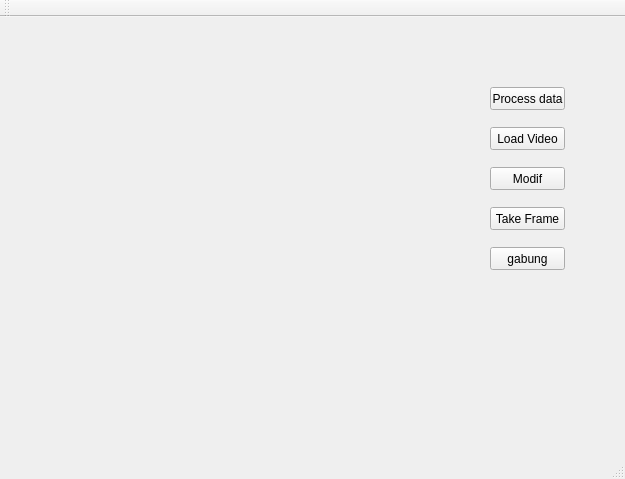
<?xml version="1.0" encoding="UTF-8"?>
<ui version="4.0">
 <class>MainWindow</class>
 <widget class="QMainWindow" name="MainWindow">
  <property name="geometry">
   <rect>
    <x>0</x>
    <y>0</y>
    <width>625</width>
    <height>479</height>
   </rect>
  </property>
  <property name="windowTitle">
   <string>MainWindow</string>
  </property>
  <widget class="QWidget" name="centralWidget">
   <widget class="QLabel" name="label">
    <property name="geometry">
     <rect>
      <x>50</x>
      <y>20</y>
      <width>381</width>
      <height>391</height>
     </rect>
    </property>
    <property name="autoFillBackground">
     <bool>true</bool>
    </property>
    <property name="text">
     <string/>
    </property>
    <property name="scaledContents">
     <bool>true</bool>
    </property>
   </widget>
   <widget class="QPushButton" name="pushButton">
    <property name="geometry">
     <rect>
      <x>490</x>
      <y>230</y>
      <width>75</width>
      <height>23</height>
     </rect>
    </property>
    <property name="text">
     <string>gabung</string>
    </property>
   </widget>
   <widget class="QPushButton" name="pushButton_2">
    <property name="geometry">
     <rect>
      <x>490</x>
      <y>150</y>
      <width>75</width>
      <height>23</height>
     </rect>
    </property>
    <property name="text">
     <string>Modif</string>
    </property>
   </widget>
   <widget class="QWidget" name="verticalLayoutWidget">
    <property name="geometry">
     <rect>
      <x>0</x>
      <y>0</y>
      <width>2</width>
      <height>2</height>
     </rect>
    </property>
    <layout class="QVBoxLayout" name="verticalLayout"/>
   </widget>
   <widget class="QPushButton" name="takeframe">
    <property name="geometry">
     <rect>
      <x>490</x>
      <y>190</y>
      <width>75</width>
      <height>23</height>
     </rect>
    </property>
    <property name="text">
     <string>Take Frame</string>
    </property>
   </widget>
   <widget class="QPushButton" name="loadvideo">
    <property name="geometry">
     <rect>
      <x>490</x>
      <y>110</y>
      <width>75</width>
      <height>23</height>
     </rect>
    </property>
    <property name="text">
     <string>Load Video</string>
    </property>
   </widget>
   <widget class="QPushButton" name="dataprocess">
    <property name="geometry">
     <rect>
      <x>490</x>
      <y>70</y>
      <width>75</width>
      <height>23</height>
     </rect>
    </property>
    <property name="text">
     <string>Process data</string>
    </property>
   </widget>
  </widget>
  <widget class="QMenuBar" name="menuBar">
   <property name="geometry">
    <rect>
     <x>0</x>
     <y>0</y>
     <width>625</width>
     <height>21</height>
    </rect>
   </property>
  </widget>
  <widget class="QToolBar" name="mainToolBar">
   <attribute name="toolBarArea">
    <enum>TopToolBarArea</enum>
   </attribute>
   <attribute name="toolBarBreak">
    <bool>false</bool>
   </attribute>
  </widget>
  <widget class="QStatusBar" name="statusBar"/>
 </widget>
 <layoutdefault spacing="6" margin="11"/>
 <resources/>
 <connections/>
</ui>
